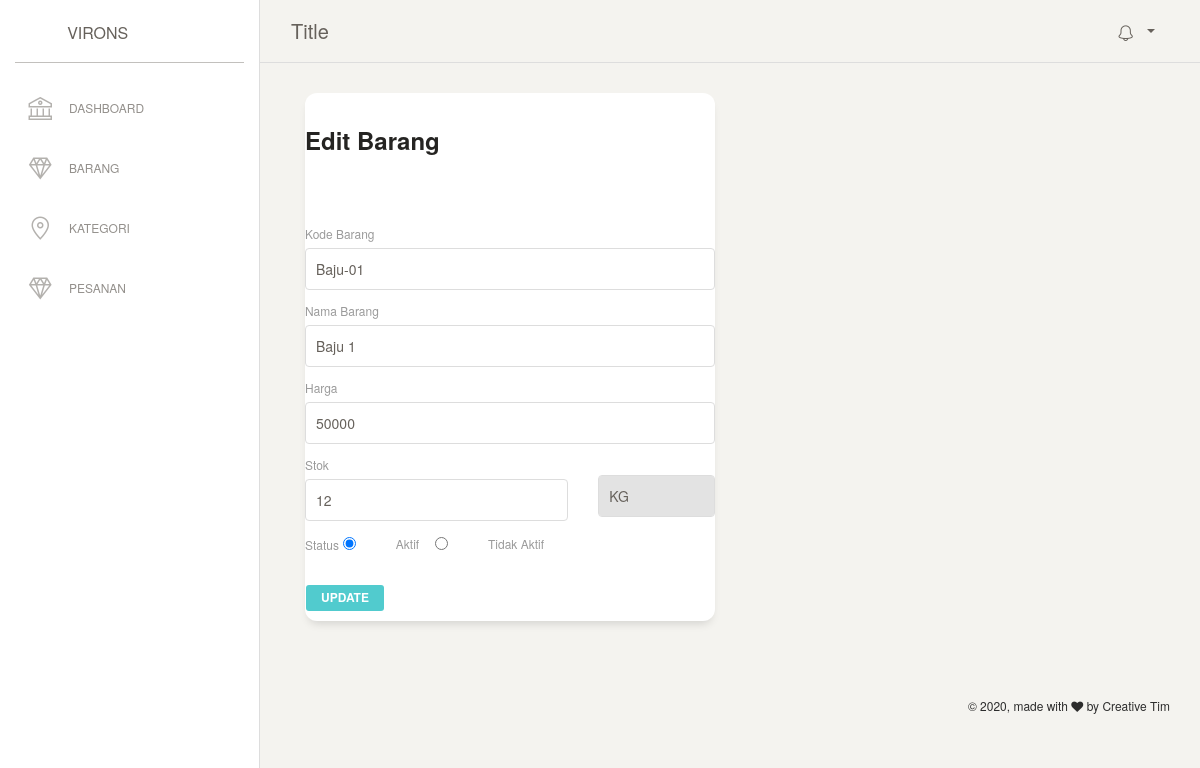
Screenshot of /admin/laporan/edit.php?id_barang=214 with the database file from the repository.
### tables this page shows
CREATE TABLE `barang` (
  `id_barang` int(11) NOT NULL,
  `id_kategori` int(12) NOT NULL,
  `kode_barang` varchar(128) NOT NULL,
  `nama_barang` varchar(256) NOT NULL,
  `harga` int(11) NOT NULL,
  `stok` int(11) NOT NULL,
  `gambar` varchar(128) NOT NULL,
  `aktif` tinyint(1) NOT NULL DEFAULT 1
);

### admin/laporan/edit.php (the view, shortened to what this page needs)
<?php
   require_once "../templates/header.php";
   require_once "../templates/sidebar.php";
   require_once "../templates/topbar.php";
   $id_barang = $_GET['id_barang'];
   $query_barang = mysqli_query($koneksi, "SELECT * FROM barang WHERE id_barang = $id_barang");
   $row = mysqli_fetch_assoc($query_barang);
 ?>
<div class="content">
   <div class="container-fluid">
       <div class="row">
           <div class="col-md-6">
               <div class="card">
                   <div class="header">
                       <h4 class="title">Edit Barang</h4>
                   </div>
                   <div class="content">
                     <form action="" method="POST">
                       <div class="form-group">
                         <label>Kode Barang</label>
                         <input type="text" name="kode_barang" class="form-control" value="<?= $row['kode_barang']; ?>">
                       </div>
                       <div class="form-group">
                         <label>Nama Barang</label>
                         <input type="text" name="nama_barang" class="form-control" value="<?= $row['nama_barang']; ?>">
                       </div>
                       <div class="form-group">
                         <label>Harga</label>
                         <input type="text" name="harga" class="form-control" value="<?= $row['harga']; ?>">
                       </div>
                       <div class="row">
                           <div class="col-md-8">
                               <div class="form-group">
                                 <label>Stok</label>
                                 <input type="text" name="stok" class="form-control" value="<?= $row['stok']; ?>">
                               </div>
                           </div>
                           <div class="col-md-4">
                               <div class="form-group">
                                 <input type="text" value="KG" readonly="" class="form-control">
                               </div>
                           </div>
                       </div>
                       <div class="form-group">
                         <label>Status</label>
                         <div class="form-check form-check-inline">
                           <input class="form-check-input" type="radio" name="aktif" id="inlineRadio1" value="1" <?= ($row['aktif'] == '1') ? 'checked' : ''; ?>>
                           <label class="form-check-label" for="inlineRadio1" >Aktif</label>
                         </div>
                         <div class="form-check form-check-inline">
                           <input class="form-check-input" type="radio" name="aktif" id="inlineRadio2" value="0" <?= ($row['aktif'] == '0') ? 'checked' : ''; ?>>
                           <label class="form-check-label" for="inlineRadio2">Tidak Aktif</label>
                         </div>
                       </div>
                       <button type="submit" name="submit" class="btn btn-primary btn-fill btn-sm">Update</button>
                     </form>
                   </div>
               </div>
           </div>
       </div>
   </div>
</div>
<?php require_once "../templates/footer.php"; ?>

### rows the page displays
barang: kode_barang "Baju-01", nama_barang "Baju 1", harga "50000", stok "12", aktif "☑ Aktif", aktif "☐ Tidak Aktif"
